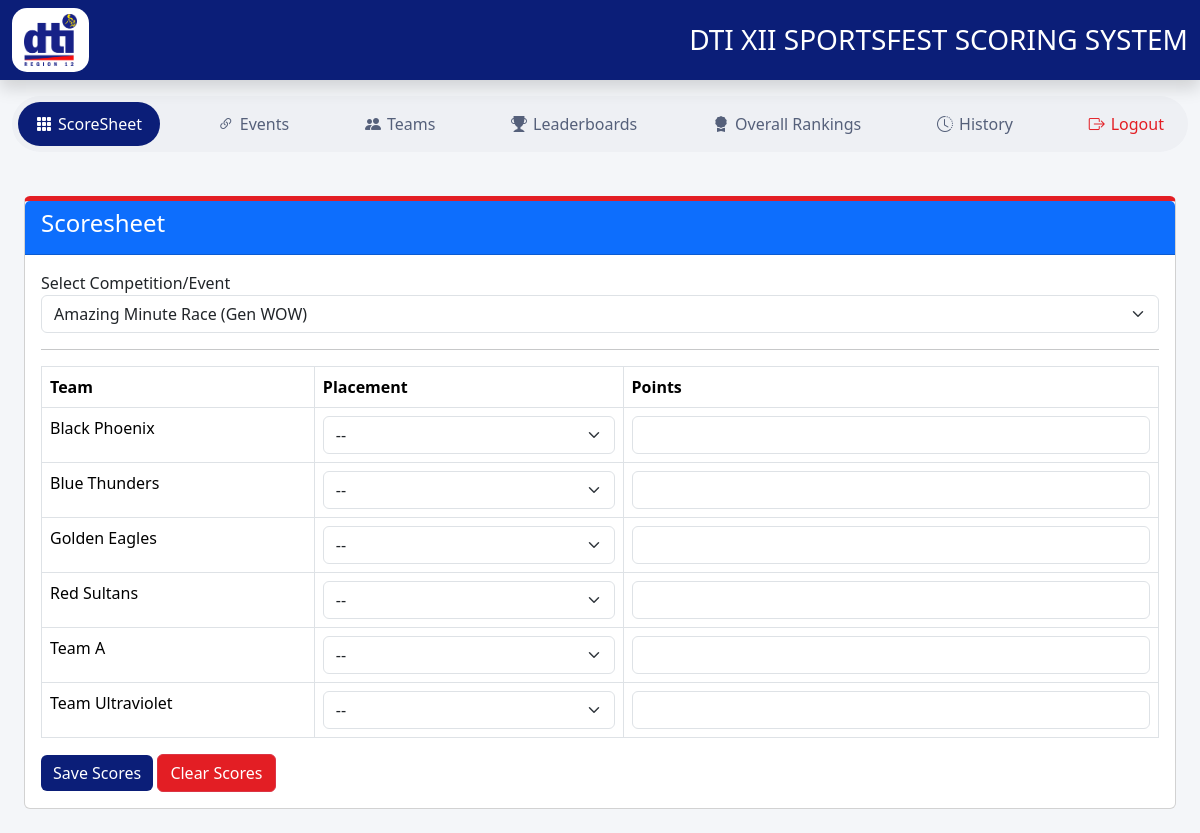
Page /scoresheet.php?event=7 (signed in) on the committed database.
### tables this page shows
CREATE TABLE `teams` (
  `id` int(11) NOT NULL,
  `team_name` varchar(100) NOT NULL,
  `created_at` timestamp NOT NULL DEFAULT current_timestamp(),
  `logo` varchar(255) DEFAULT NULL
);

### scoresheet.php (the view, shortened to what this page needs)
<?php
include 'config/database.php';
include 'includes/header.php';
?>
<?php include 'includes/topnav.php'; ?>
<div class="container-fluid p-4">
    <div class="card">
        <div class="card-header bg-primary text-white">
            <h4>Scoresheet</h4>
        </div>
        <div class="card-body">
            <form method="GET">
                <label>Select Competition/Event</label>
                <select name="event" class="form-select" onchange="this.form.submit()">
                    <?php
                    $events = $conn->query("SELECT * FROM events ORDER BY event_name");
                    while ($e = $events->fetch_assoc()) {
                        $selected = (isset($_GET['event']) && $_GET['event'] == $e['id']) ? "selected" : "";
                        echo "<option value='{$e['id']}' $selected>{$e['event_name']}</option>";
                    }
                    ?>
                </select>
            </form>
            <hr>
            <?php
            if (isset($_GET['event'])) {
                $eventID = intval($_GET['event']);
            ?>
                <form action="actions/save_scores.php" method="POST">
                    <table class="table table-bordered">
                        <thead>
                            <tr>
                                <th>Team</th>
                                <th>Placement</th>
                                <th>Points</th>
                            </tr>
                        </thead>
                        <tbody>
                            <?php
                            $teams = $conn->query("SELECT * FROM teams ORDER BY team_name");
                            while ($team = $teams->fetch_assoc()) {
                                $teamID = $team['id'];
                                $saved = $conn->query("
        SELECT placement,points
        FROM scores
        WHERE event_id=$eventID
        AND team_id=$teamID
    ")->fetch_assoc();
                                $placement = $saved['placement'] ?? "";
                                $point     = $saved['points'] ?? "";
                            ?>
                                <tr class="<?php
                                            switch ($placement) {
                                                case 1:
                                                    echo 'table-warning';
                                                    break;
                                                case 2:
                                                    echo 'table-secondary';
                                                    break;
                                                case 3:
                                                    echo 'table-danger';
                                                    break;
                                            }
                                            ?>">
                                    <td>
                                        <?= htmlspecialchars($team['team_name']) ?>
                                    </td>
                                    <td>
                                        <select class="form-select placement" name="placement[]">
                                            <option value="">--</option>
                                        </select>
                                    </td>
                                    <td>
                                        <input type="text" class="form-control points" name="points[]" value="<?= $point ?>" readonly>
                                    </td>
                                </tr>
                            <?php } ?>
                        </tbody>
                    </table>
                    <button class="btn btn-primary">
                        Save Scores
                    </button>
                    <a href="actions/clear_scores.php?event=<?= $eventID ?>"
                        class="btn btn-danger"
                        onclick="return confirm('Are you sure you want to clear all scores for this event?');">
                        Clear Scores
                    </a>
                </form>
            <?php } ?>
        </div>
    </div>
</div>
<?php include 'includes/footer.php'; ?>

### assets/css/style.css (style rules this page uses)
body { background: #f4f6f9; }
.card { border-top: 5px solid #e31e24; }
.btn-primary { background: #0b1e78; border: none; }
.btn-danger { background: #e31e24; }
.table thead { background: #0b1e78; color: white; }

### rows in the picture
teams: team_name "Black Phoenix"
teams: team_name "Blue Thunders"
teams: team_name "Golden Eagles"
teams: team_name "Red Sultans"
teams: team_name "Team A"
teams: team_name "Team Ultraviolet"

### other values in the picture
form field event "Amazing Minute Race (Gen WOW)"
